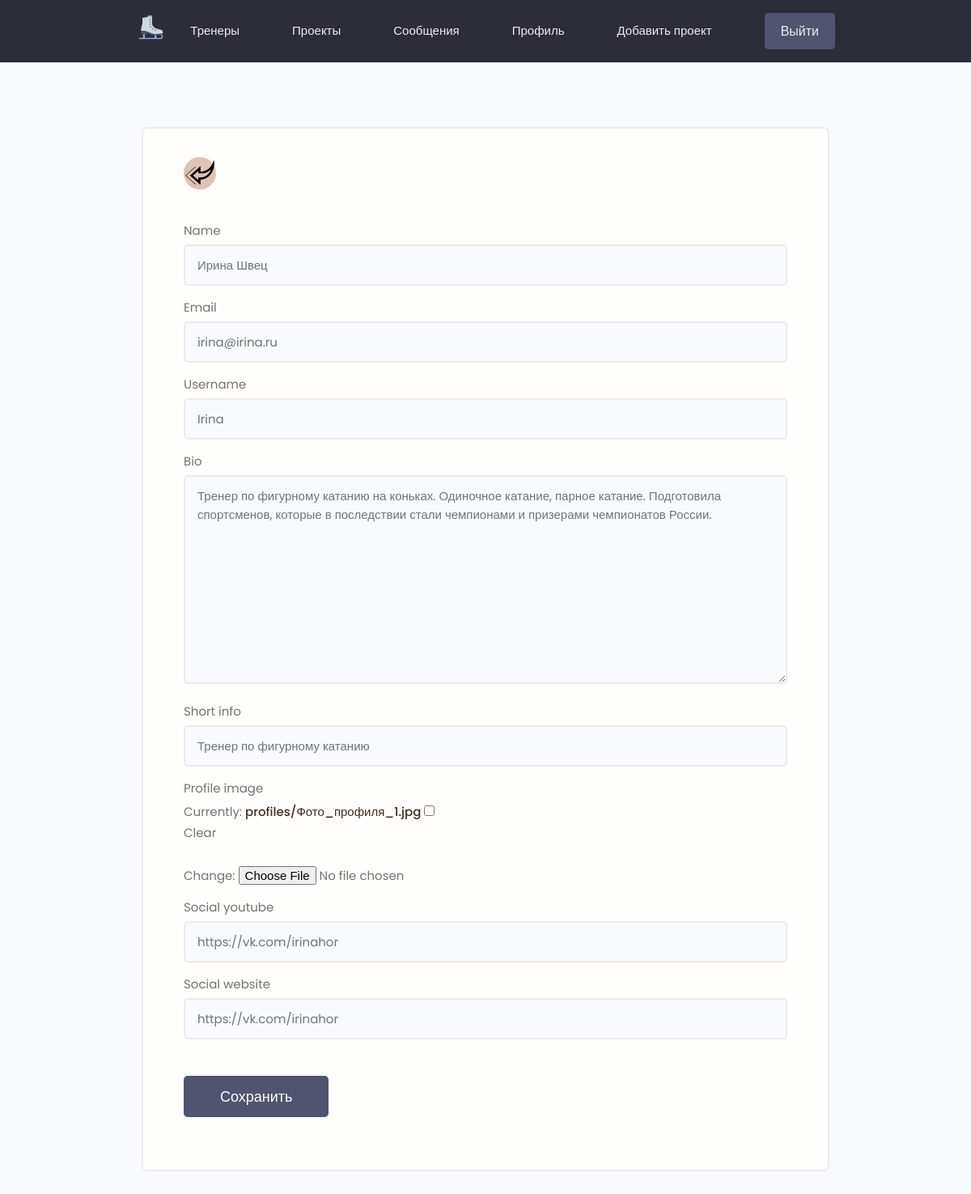
Page /edit-account/ (signed in) on the committed database.
### users/models.py (models this page shows, shortened)
class Profile(models.Model):
    user = models.OneToOneField(User, on_delete=models.CASCADE, null=True, blank=True)
    name = models.CharField(max_length=200, null=True, blank=True)
    email = models.EmailField(max_length=500, null=True, blank=True)
    username = models.CharField(max_length=200, null=True, blank=True)
    short_info = models.CharField(max_length=200, null=True, blank=True)
    bio = models.TextField(null=True, blank=True)
    profile_image = models.ImageField(null=True, blank=True, upload_to='profiles/', default='profiles/user-default.png')
    social_youtube = models.CharField(max_length=200, null=True, blank=True)
    social_website = models.CharField(max_length=200, null=True, blank=True)
    created = models.DateTimeField(auto_now_add=True)

### users/views.py (the view)
# urls.py: path("edit-account/", views.edit_account, name="edit-account"),
@login_required(login_url='login')
def edit_account(request):
    profile = request.user.profile
    form = ProfileForm(instance=profile)
    if request.method == "POST":
        form = ProfileForm(request.POST, request.FILES, instance=profile)
        if form.is_valid():
            form.save()
            return redirect('account')
    context = {'form': form}
    return render(request, 'users/profile_form.html', context)

### users/forms.py
class ProfileForm(ModelForm):
    class Meta:
        model = Profile
        fields = ['name', 'email', 'username', 'bio', 'short_info', 'profile_image',
                  'social_youtube', 'social_website']
    def __init__(self, *args, **kwargs):
        super().__init__(*args, **kwargs)
        for name, fields in self.fields.items():
            fields.widget.attrs.update({'class': 'input'})

### users/templates/users/profile_form.html (shortened to what this page needs)
{% extends 'projects/base.html' %}
{% block content %}
{% load static %}
    <main class="formPage my-xl">
        <div class="content-box">
            <div class="formWrapper">
                <a class="backButton" href="{% url 'account' %}"><img src="{% static 'images/left.png' %}" alt="left"></a>
                <br>
                <form class="form" method="POST" action="{% url 'edit-account' %}" enctype="multipart/form-data">
                    {% for field in form %}
                    <div class="form__field">
                        <label>{{ field.label }} </label>
                        {{ field }}
                    </div>
                    {% endfor %}
                    <input class="btn btn--sub btn--lg  my-md" type="submit" value="Сохранить" />
                </form>
            </div>
        </div>
    </main>
{% endblock %}

### projects/static/styles/app.css (style rules this page uses)
:root { --color-sub: #2d2d39; }
.btn--sub { background-color: var(--color-sub-light); }
img { width: 100%; }
.content-box { width: 95%; max-width: 85rem; margin: 0 auto; }
.backButton { background: var(--color-main-light); color: var(--color-main); width: 4rem; height: 4rem; display: flex; align-items: center; justify-content: center; border-radius: 50%; }
.formPage .formWrapper { list-style: none; background: var(--color-white); padding: 3.5rem 5rem; border: 2px solid var(--color-light); border-radius: 0.7rem; }

### projects/static/uikit/styles/modules/_variables.css (style rules this page uses)
:root { --color-main: #3f2e21; --color-main-light: #dfc2b4; --color-sub: #2d2d39; --color-sub-light: #51546e; --color-sub-lighter: #f0e7e0; --color-text: #737373; --color-gray: #8b8b8b; --color-light: #efebeb; --color-light-gray: #767676; --color-bg: #f8fafd; --color-white: #fffefd; --color-white-light: #f3f3f3; --color-success: #359e64; --color-success-bg: #def8e8; --color-error: #fc4b0b; --color-error-bg: #fff2ee; --font-base: 'Poppins', arial, helvetica, 'Segoe UI', roboto, ubuntu, sans-serif; --font-monospace: 'Fira Code', 'Courier New', courier, monospace; --font-regular: 300; --font-medium: 500; --font-bold: 700; --generic-shadow: 1px 1px 5px #00000010; --generic-transition: all 0.3s ease-in-out; }

### projects/static/uikit/styles/modules/_base.css (style rules this page uses)
* { margin: 0; padding: 0; box-sizing: border-box; text-rendering: optimizeLegibility; color: inherit; font-size: inherit; }
html { font-size: 50%; }
@media only screen and (min-width: 480px) { html { font-size: 56.25%; } }
@media only screen and (min-width: 1200px) { html { font-size: 62.5%; } }
body { line-height: 1.6; font-weight: 400; font-size: 1.5rem; color: var(--color-text); background-color: var(--color-bg); min-height: 100vh; }

### projects/static/uikit/styles/modules/_typography.css (style rules this page uses)
* { font-family: var(--font-base); }
a { padding-bottom: 2px; text-decoration: none; display: inline-block; color: var(--color-main); font-weight: var(--font-medium); }

### projects/static/uikit/styles/modules/_utilities.css (style rules this page uses)
.my-md { margin: 3rem auto; }
.my-xl { margin: 8rem auto; }

### projects/static/uikit/styles/modules/_button.css (style rules this page uses)
.btn { display: inline-block; position: relative; cursor: pointer; background-color: var(--color-light); font-weight: var(--font-medium); color: var(--color-sub); text-decoration: none; padding: 1rem 2rem; border-radius: 0.5rem; border: none; width: -webkit-fit-content; width: -moz-fit-content; width: fit-content; height: -webkit-fit-content; height: -moz-fit-content; height: fit-content; font-size: 1.6rem; outline-width: 0; outline-color: transparent; -webkit-backface-visibility: hidden; backface-visibility: hidden; transition: all 0.3s ease-in-out; }
.btn--sub { background-color: var(--color-sub); color: var(--color-white); }
.btn--lg { font-size: 1.8rem; padding: 1.2rem 4.5rem; }

### projects/static/uikit/styles/modules/_form.css (style rules this page uses)
.form { display: block; }
.form__field { margin-top: 1.5rem; margin-bottom: 1.5rem; }
.form__label, .form__field > label { display: block; margin-bottom: 0.5rem; color: var(--color-text); }
input.input[type='text'], input.input[type='email'], input.input[type='password'], input.input[type='number'], textarea.input { min-width: 24rem; width: 100%; padding: 1.2rem 1.5rem; border-radius: 0.5rem; border: 2px solid var(--color-light); transition: all 0.3s ease-in-out; background-color: var(--color-bg); }

### rows in the picture
Profile: form "Ирина Швец" "irina@irina.ru" "Irina" "Тренер по фигурному катанию на коньках. Одиночное катание, парное катание. Подготовила спортсменов, которые в последствии стали чемпионами и призерами чемпионатов России." "Тренер по фигурному катанию" "https://vk.com/irinahor" "https://vk.com/irinahor"

### other values in the picture
{{ field.label }} "Name" "Email" "Username" "Bio" "Short info" "Profile image" "Social youtube" "Social website"
